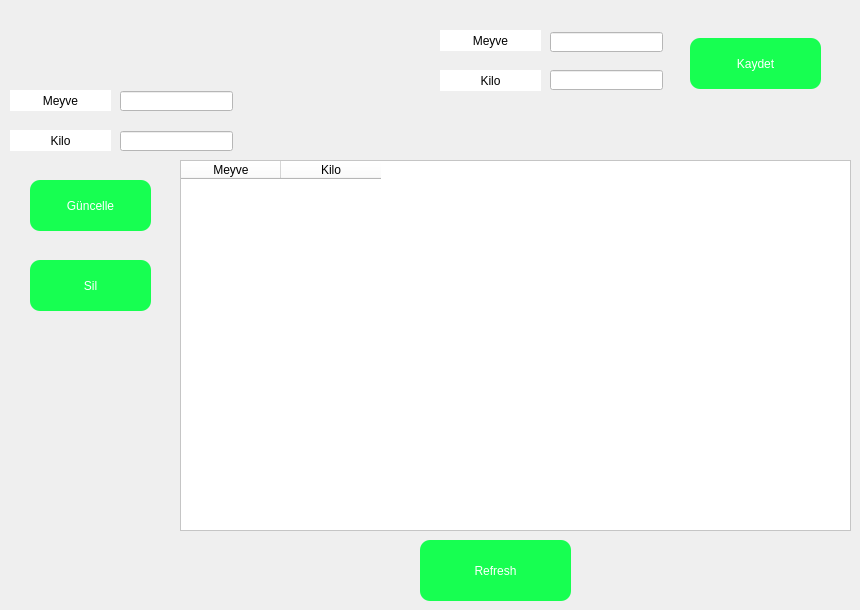
      <widget class="QWidget" name="Meyve">
       <attribute name="icon">
        <iconset resource="ortakresim.qrc">
         <normaloff>:/newPrefix/iconlar/meyvee.png</normaloff>:/newPrefix/iconlar/meyvee.png</iconset>
       </attribute>
       <attribute name="title">
        <string>Meyve</string>
       </attribute>
       <attribute name="toolTip">
        <string>Meyve Alanı</string>
       </attribute>
       <widget class="QTableWidget" name="tableWidgett_2">
        <property name="geometry">
         <rect>
          <x>180</x>
          <y>160</y>
          <width>671</width>
          <height>371</height>
         </rect>
        </property>
        <property name="styleSheet">
         <string notr="true">background-color: rgb(255, 255, 255);</string>
        </property>
        <property name="gridStyle">
         <enum>Qt::NoPen</enum>
        </property>
        <property name="sortingEnabled">
         <bool>true</bool>
        </property>
        <column>
         <property name="text">
          <string>Meyve</string>
         </property>
        </column>
        <column>
         <property name="text">
          <string>Kilo</string>
         </property>
        </column>
       </widget>
       <widget class="QPushButton" name="meyve_table_refresh">
        <property name="geometry">
         <rect>
          <x>420</x>
          <y>540</y>
          <width>151</width>
          <height>61</height>
         </rect>
        </property>
        <property name="styleSheet">
         <string notr="true">QPushButton {
border-radius:10px;
font: 87 8pt &quot;Arial Black&quot;;
	color: rgb(255, 255, 255);
	background-color: rgb(23, 255, 81);
	border: 0px solid

}
QPushButton:hover{
background-color: rgb(85, 255, 255);

}</string>
        </property>
        <property name="text">
         <string>Refresh</string>
        </property>
       </widget>
       <widget class="QLabel" name="label_27">
        <property name="geometry">
         <rect>
          <x>10</x>
          <y>90</y>
          <width>101</width>
          <height>21</height>
         </rect>
        </property>
        <property name="styleSheet">
         <string notr="true">background-color: rgb(255, 255, 255);</string>
        </property>
        <property name="text">
         <string>Meyve</string>
        </property>
        <property name="alignment">
         <set>Qt::AlignCenter</set>
        </property>
       </widget>
       <widget class="QLineEdit" name="meyve_table_line">
        <property name="geometry">
         <rect>
          <x>120</x>
          <y>91</y>
          <width>113</width>
          <height>20</height>
         </rect>
        </property>
        <property name="styleSheet">
         <string notr="true">background-color: rgb(255, 255, 255);</string>
        </property>
       </widget>
       <widget class="QLabel" name="label_28">
        <property name="geometry">
         <rect>
          <x>10</x>
          <y>130</y>
          <width>101</width>
          <height>21</height>
         </rect>
        </property>
        <property name="styleSheet">
         <string notr="true">background-color: rgb(255, 255, 255);</string>
        </property>
        <property name="text">
         <string>Kilo</string>
        </property>
        <property name="alignment">
         <set>Qt::AlignCenter</set>
        </property>
       </widget>
       <widget class="QLineEdit" name="meyve_kilo_line">
        <property name="geometry">
         <rect>
          <x>120</x>
          <y>131</y>
          <width>113</width>
          <height>20</height>
         </rect>
        </property>
        <property name="styleSheet">
         <string notr="true">background-color: rgb(255, 255, 255);</string>
        </property>
       </widget>
       <widget class="QLabel" name="label_29">
        <property name="geometry">
         <rect>
          <x>440</x>
          <y>30</y>
          <width>101</width>
          <height>21</height>
         </rect>
        </property>
        <property name="styleSheet">
         <string notr="true">background-color: rgb(255, 255, 255);</string>
        </property>
        <property name="text">
         <string>Meyve</string>
        </property>
        <property name="alignment">
         <set>Qt::AlignCenter</set>
        </property>
       </widget>
       <widget class="QPushButton" name="sebze_guncellee_2">
        <property name="geometry">
         <rect>
          <x>30</x>
          <y>180</y>
          <width>121</width>
          <height>51</height>
         </rect>
        </property>
        <property name="styleSheet">
         <string notr="true">QPushButton {
border-radius:10px;
font: 87 8pt &quot;Arial Black&quot;;
	color: rgb(255, 255, 255);
	background-color: rgb(23, 255, 81);
	border: 0px solid

}
QPushButton:hover{
background-color: rgb(85, 255, 255);

}</string>
        </property>
        <property name="text">
         <string>Güncelle</string>
        </property>
       </widget>
       <widget class="QPushButton" name="pushButton_9">
        <property name="geometry">
         <rect>
          <x>30</x>
          <y>260</y>
          <width>121</width>
          <height>51</height>
         </rect>
        </property>
        <property name="styleSheet">
         <string notr="true">QPushButton {
border-radius:10px;
font: 87 8pt &quot;Arial Black&quot;;
	color: rgb(255, 255, 255);
	background-color: rgb(23, 255, 81);
	border: 0px solid

}
QPushButton:hover{
background-color: rgb(255, 0, 0);

}</string>
        </property>
        <property name="text">
         <string>Sil</string>
        </property>
       </widget>
       <widget class="QLabel" name="label_30">
        <property name="geometry">
         <rect>
          <x>440</x>
          <y>70</y>
          <width>101</width>
          <height>21</height>
         </rect>
        </property>
        <property name="styleSheet">
         <string notr="true">background-color: rgb(255, 255, 255);</string>
        </property>
        <property name="text">
         <string>Kilo</string>
        </property>
        <property name="alignment">
         <set>Qt::AlignCenter</set>
        </property>
       </widget>
       <widget class="QLineEdit" name="meyve_line">
        <property name="geometry">
         <rect>
          <x>550</x>
          <y>32</y>
          <width>113</width>
          <height>20</height>
         </rect>
        </property>
        <property name="styleSheet">
         <string notr="true">background-color: rgb(255, 255, 255);</string>
        </property>
        <property name="placeholderText">
         <string/>
        </property>
       </widget>
       <widget class="QLineEdit" name="meyve_kilo">
        <property name="geometry">
         <rect>
          <x>550</x>
          <y>70</y>
          <width>113</width>
          <height>20</height>
         </rect>
        </property>
        <property name="styleSheet">
         <string notr="true">background-color: rgb(255, 255, 255);</string>
        </property>
       </widget>
       <widget class="QPushButton" name="meyve_kaydet">
        <property name="geometry">
         <rect>
          <x>690</x>
          <y>38</y>
          <width>131</width>
          <height>51</height>
         </rect>
        </property>
        <property name="styleSheet">
         <string notr="true">QPushButton {
border-radius:10px;
font: 87 8pt &quot;Arial Black&quot;;
	color: rgb(255, 255, 255);
	background-color: rgb(23, 255, 81);
	border: 0px solid

}
QPushButton:hover{
background-color: rgb(170, 255, 0);

}</string>
        </property>
        <property name="text">
         <string>Kaydet</string>
        </property>
       </widget>
      </widget>
